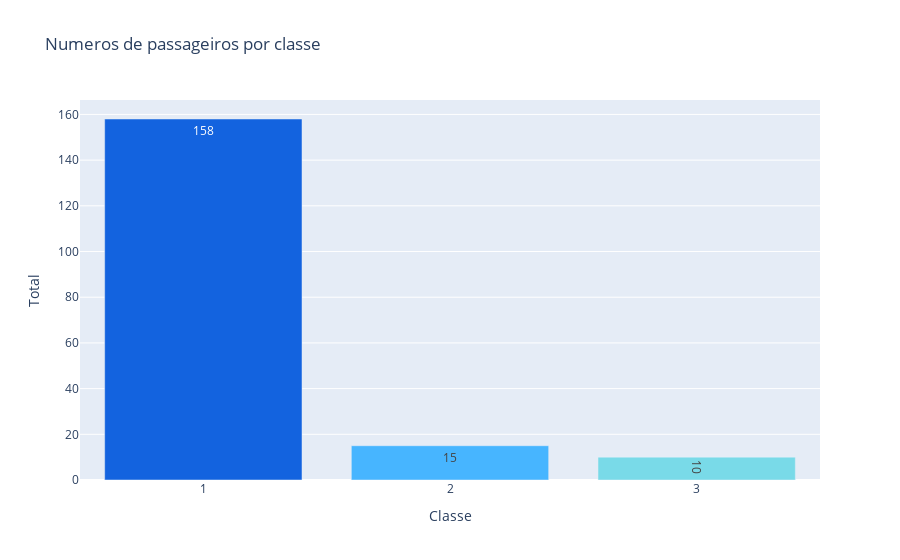

Notebook code cell kept with this figure:
### Markdown cell above
<h1 style="text-align:center;color:red;">Analise da Classe dos Passageiros</h1>

### Code cell
passenger_class = df_new['pclass'].value_counts().sort_index()
fig = px.bar(passenger_class, x=passenger_class.index , 
       y=passenger_class.values, 
       color = passenger_class.index, 
       color_continuous_scale=["#1363DF", "#47B5FF", "#79DAE8"],
        text = passenger_class.values.round(),
        title = 'Numeros de passageiros por classe')
fig.update_layout(
    xaxis_title="Classe",
    yaxis_title="Total",
    xaxis_type='category')
fig.update_coloraxes(showscale=False)
fig.show()

### Figure 1 — Plotly figure (JSON) as saved in the notebook; plotly's stock layout.template omitted (floating-point values rounded to 4 significant figures)
{"data": [{"alignmentgroup": "True", "hovertemplate": "pclass=%{marker.color}<br>y=%{y}<br>text=%{text}<extra></extra>", "legendgroup": "", "marker": {"color": [1, 2, 3], "coloraxis": "coloraxis", "pattern": {"shape": ""}}, "name": "", "offsetgroup": "", "orientation": "v", "showlegend": false, "text": [158, 15, 10], "textposition": "auto", "type": "bar", "x": [1, 2, 3], "xaxis": "x", "y": [158, 15, 10], "yaxis": "y"}], "layout": {"barmode": "relative", "coloraxis": {"colorbar": {"title": {"text": "pclass"}}, "colorscale": [[0, "#1363DF"], [0.5, "#47B5FF"], [1, "#79DAE8"]], "showscale": false}, "legend": {"tracegroupgap": 0}, "title": {"text": "Numeros de passageiros por classe"}, "xaxis": {"anchor": "y", "domain": [0, 1], "title": {"text": "Classe"}, "type": "category"}, "yaxis": {"anchor": "x", "domain": [0, 1], "title": {"text": "Total"}}}}
